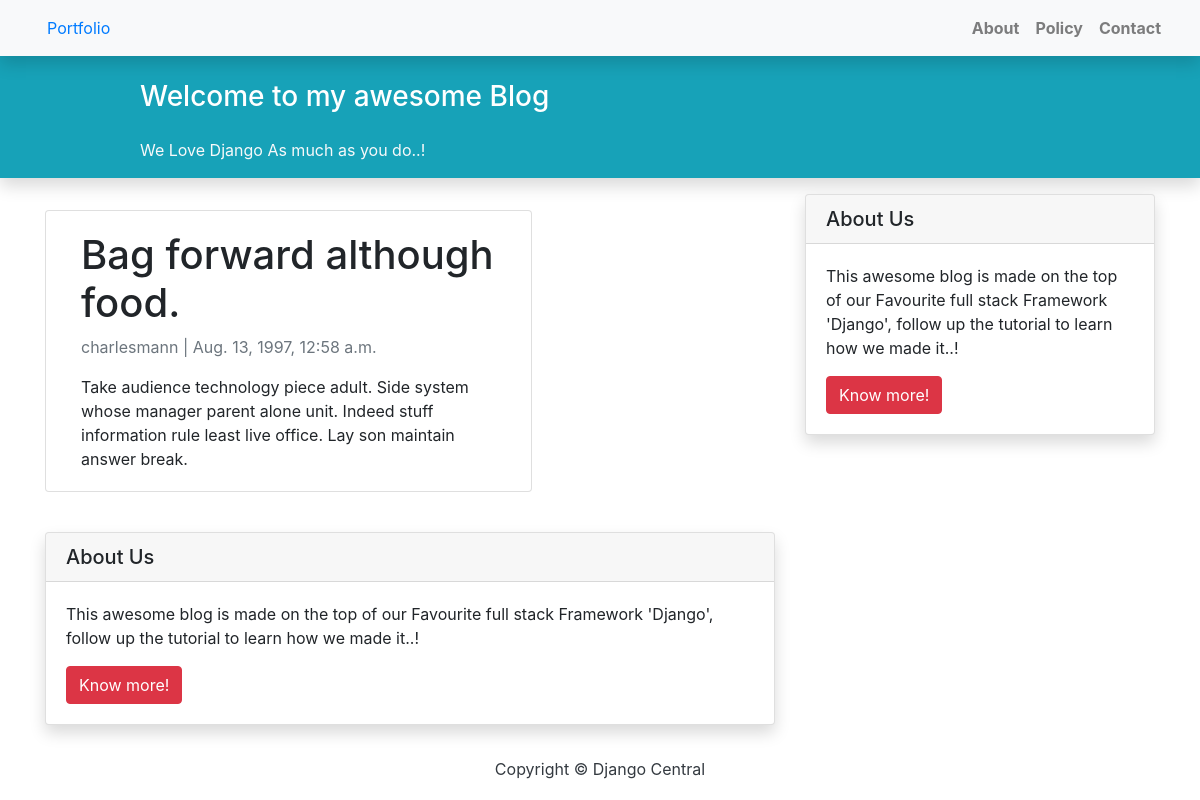
Page /blog/bag-forward-although-food/ on the committed database.
### blog/models.py (models this page shows, shortened)
class Blog(models.Model):
    STATUS = (
        (0, "Draft"),
        (1, "Publish")
    )
    title = models.CharField(max_length=200, unique=True)
    slug = models.SlugField(max_length=200, unique=True)
    author = models.ForeignKey(User, on_delete=models.CASCADE, related_name='blogs')
    updated_on = models.DateTimeField(auto_now=True)
    content = models.TextField()
    created_on = models.DateTimeField(auto_now_add=True)
    status = models.IntegerField(choices=STATUS, default=0)
    class Meta:
        ordering = ['-created_on']

### blog/views.py (the view)
# urls.py: path('<slug:slug>/', views.BlogDetail.as_view(), name='blog_detail'),
class BlogDetail(generic.DetailView):
    model = Blog

### blog/templates/blog/blog_detail.html
{% extends 'blog/base.html' %} {% block content %}
<div class="container">
  <div class="row">
    <div class="col-md-8 card mb-4  mt-3 left  top">
      <div class="card-body">
        <h1>{% block title %} {{ object.title }} {% endblock title %}</h1>
        <p class=" text-muted">{{ blog.author }} | {{ blog.created_on }}</p>
        <p class="card-text ">{{ object.content | safe }}</p>
      </div>
    </div>
    {% block sidebar %} {% include 'blog/sidebar.html' %} {% endblock sidebar %}
  </div>
</div>
{% endblock content %}

### rows in the picture
Blog: title "Bag forward although food.", author "charlesmann", created_on "Aug. 13, 1997, 12:58 a.m.", content "Take audience technology piece adult. Side system whose manager parent alone unit. Indeed stuff information rule least live office. Lay son maintain answer break."
